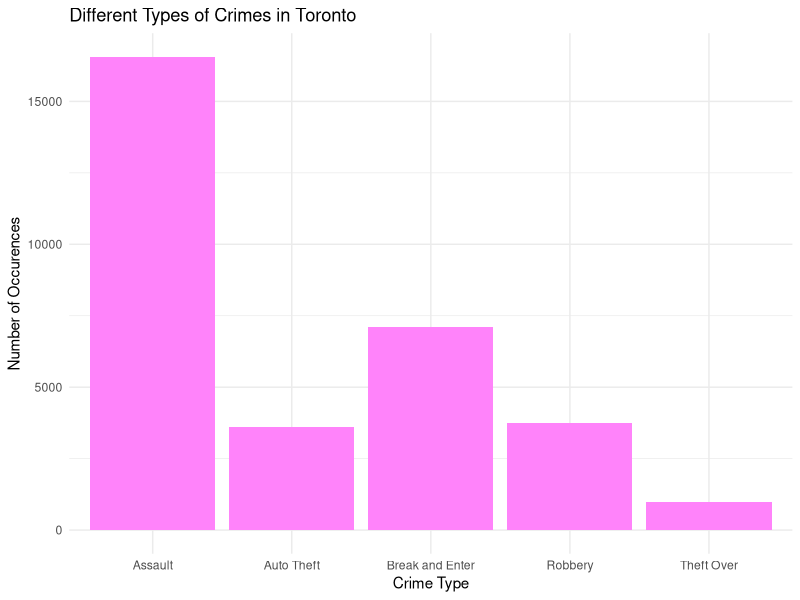
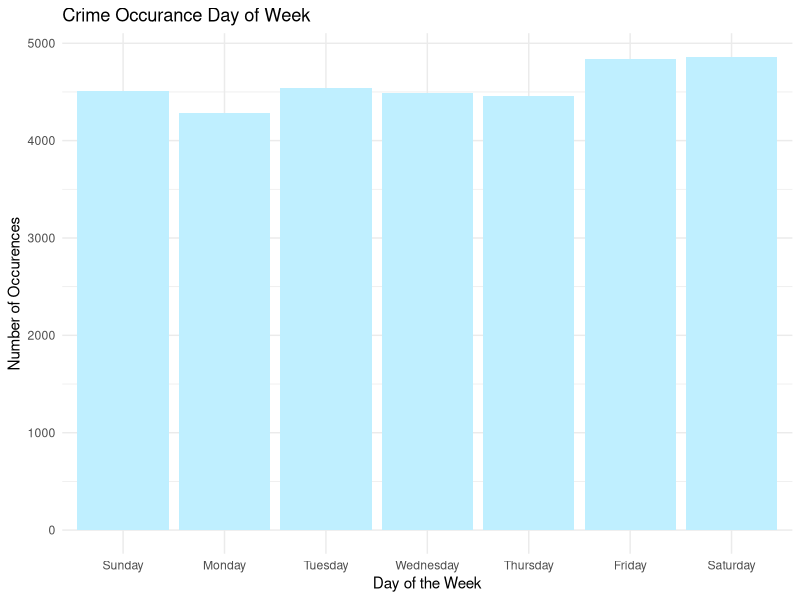
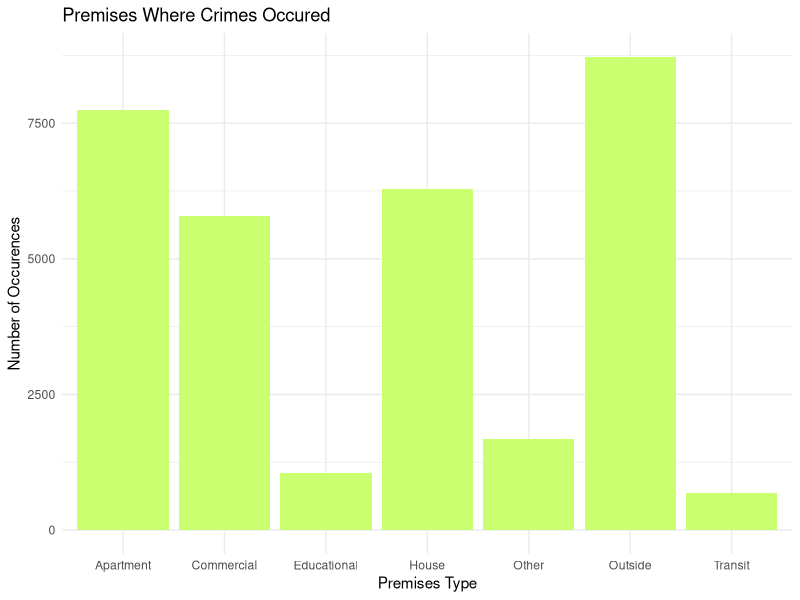
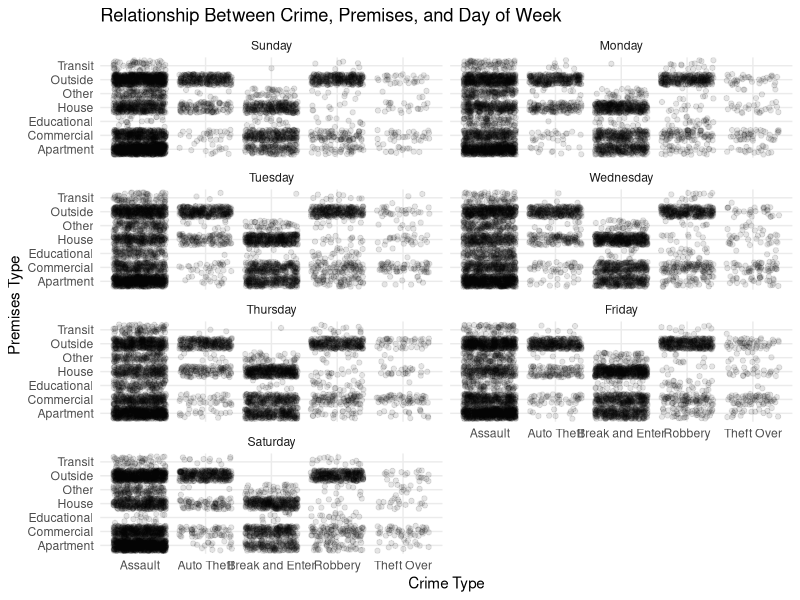

Source code (R) for these figures, in order:
## ---- chunk 1
#| include: false
#| warning: false
#| message: false

library(tidyverse)
## ---- chunk 2
#| echo: false
#| message: false
#| tbl-cap: "Number of Occurances per Crime"
#| label: tbl-1

### Read the data ###
clean_data <- 
  read_csv(here::here("inputs/data/clean_data.csv")) %>% 
  mutate(
    occ_dow = fct_relevel(
      occ_dow, 
      "Sunday",
      "Monday",
      "Tuesday",
      "Wednesday",
      "Thursday",
      "Friday",
      "Saturday"
    )
  )

num_crimes = count(clean_data, mci_category)

table <- knitr::kable(num_crimes, col.names = c("Crime Type", "Number of Occurences"), "simple")

table
## ---- chunk 3
#| label: fig-1
#| fig-cap: Occurences of the different types of crimes in Toronto.
#| echo: false
#| warning: false
#| message: false

clean_data |>
  ggplot(aes(x = mci_category)) +
  geom_bar(fill = "orchid1") +
  theme_minimal() +
  labs(x = "Crime Type",
       y = "Number of Occurences",
       title = "Different Types of Crimes in Toronto")
## ---- chunk 4
#| label: fig-2
#| fig-cap: Days when crimes most likely took place.
#| echo: false
#| warning: false
#| message: false

clean_data |>
  ggplot(aes(x = occ_dow)) +
  geom_bar(fill = "lightblue1") +
  theme_minimal() +
  labs(x = "Day of the Week",
       y = "Number of Occurences",
       title = "Crime Occurance Day of Week")
## ---- chunk 5
#| label: fig-3
#| fig-cap: Premsies types where crimes occured.
#| echo: false
#| warning: false
#| message: false

clean_data |>
  ggplot(aes(x = premises_type)) +
  geom_bar(fill = "darkolivegreen1") +
  theme_minimal() +
  labs(x = "Premises Type",
       y = "Number of Occurences",
       title = "Premises Where Crimes Occured")
## ---- chunk 6
#| label: fig-4
#| fig-cap: Comparing Crime Type, Premises Type, and Day of Week.
#| echo: false
#| warning: false
#| message: false
#| fig-width: 6
#| fig-height: 6

clean_data |>
  ggplot(aes(x = mci_category, y = premises_type)) +
  geom_jitter(alpha = 0.1) +
  theme_minimal() +
  labs(x = "Crime Type",
       y = "Premises Type",
       title = "Relationship Between Crime, Premises, and Day of Week") +
  facet_wrap(vars(occ_dow),
             nrow = 4,
             ncol = 2)
